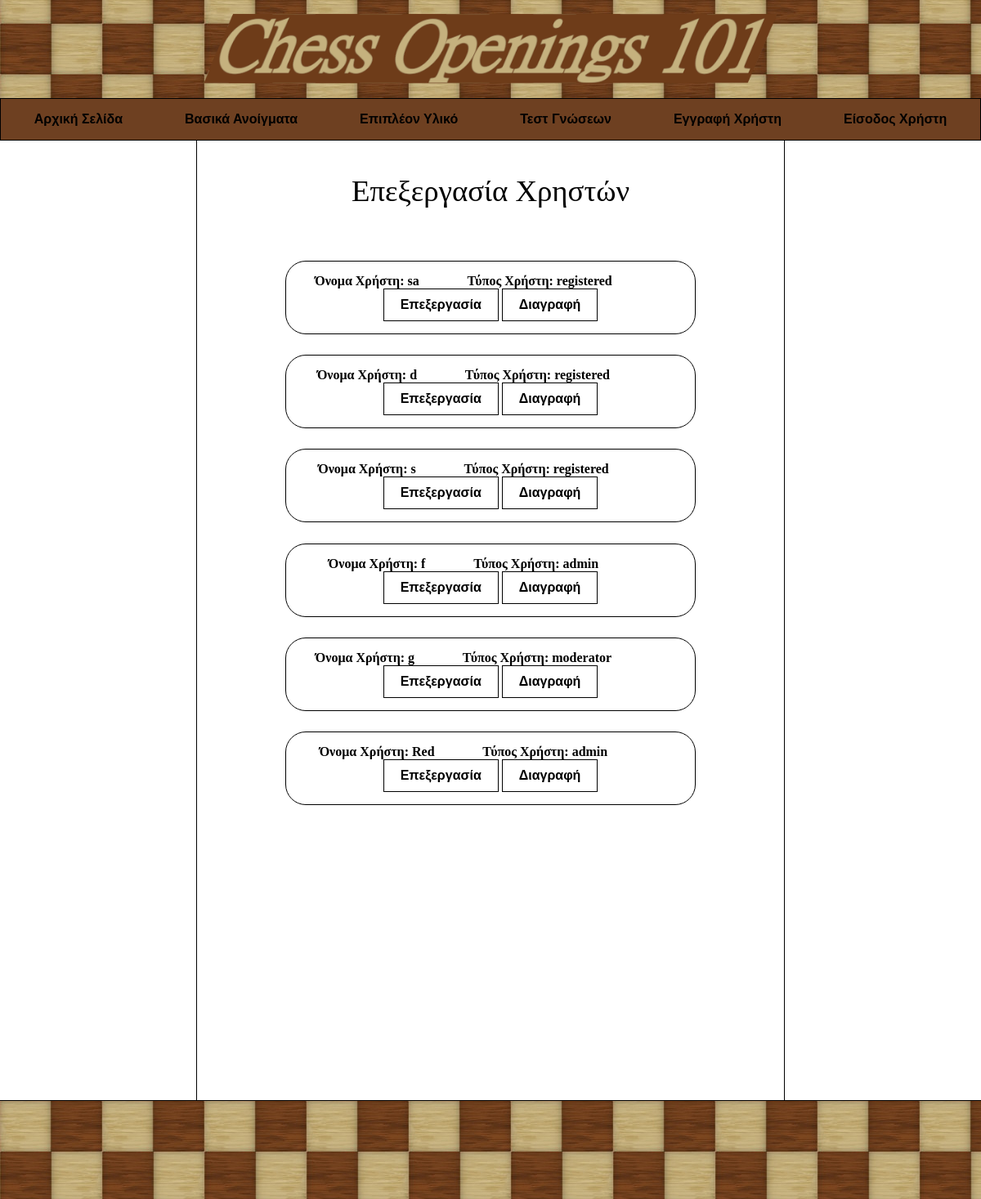
The page /chessopenings101/editusers.php on the database its author committed.
### tables this page shows
CREATE TABLE `user` (
  `id` int(11) NOT NULL,
  `username` text NOT NULL,
  `password` text NOT NULL,
  `email` text NOT NULL,
  `fname` text NOT NULL,
  `lname` text NOT NULL,
  `bday` date NOT NULL,
  `gender` text NOT NULL,
  `pfp` longblob NOT NULL,
  `type` text NOT NULL
);

### chessopenings101/editusers.php (the view, shortened to what this page needs)
<html>
	<head>
	<link rel="stylesheet" type="text/css"
		href="styles/main.css"/>
        <?php
        $db_host        = 'localhost';
		$db_user        = 'admin';
		$db_pass        = 'admin';
		$db_database    = 'chessopenings101';
        if($con = mysqli_connect($db_host,$db_user,$db_pass,$db_database))
        {
            $sql = "SELECT username, type FROM user;";
			$sql_result=mysqli_query($con,$sql);
			$arr = mysqli_fetch_all($sql_result);
        }
        else
        {
            echo "<script>alert(\"Error connecting to Database\");</script>";
        }
        ?>
	</head>
	<body>
		<div class="container">
			<header>
			</header>
			<nav>
				<div class="button-container">
					<form action="index.php" method="POST">
						<div>
							<button class="btn"><b>Αρχική Σελίδα</b></button>
						</div>
					</form>
					<form action="basics.php" method="POST">
						<div>
							<button class="btn"><b>Βασικά Ανοίγματα</b></button>
						</div>
					</form>
					<form action="more.php" method="POST">
						<div>
							<button class="btn"><b>Επιπλέον Υλικό</b></button>
						</div>
					</form>
					<?php if(!isset($_SESSION['user'])){ ?>
					<form action="quiz.php" method="POST">
						<div>
							<button class="btn"><b>Τεστ Γνώσεων</b></button>
						</div>
					</form>
					<?php } ?>
					<form action="sign-up.php" method="POST">
						<div>
						<?php if(!isset($_SESSION['user'])){ ?>
							<button class="btn"><b>Εγγραφή Χρήστη</b></button>
						<?php }
						else{ ?>
						<?php } ?>
						</div>
					</form>
					<form action="login.php" method="POST">
						<div>
							<?php if(!isset($_SESSION['user'])){ ?>
								<button class="btn"><b>Είσοδος Χρήστη</b></button>
							<?php }
							else{ ?>
							<?php } ?>
						</div>
					</form>
				</div>
			</nav>
			<main style="width: 100%; padding-left:15%; padding-right:15%;">
                <div align="center" style="font-size:230%; margin-top: 5vh; margin-bottom: 8vh;">
                        Επεξεργασία Χρηστών
                </div>
				<div style = "margin-bottom: 40%;">
                <?php
                        for($i = 0 ; $i < sizeof($arr) ; $i++)
                        {
                            echo "<div style=\"
                            margin-top:5%;
                            margin-bottom: 5%;
                            padding-bottom:3%;
                            padding-top:3%;
                            padding-left: 1ex;
                            padding-right: 1ex;
                            border-style: solid;
                            border-width: 1px;
                            border-radius: 25px;
                            text-align:center;
                            \"><b style=\"padding-left: 1ex;padding-right: 4ex;\">Όνομα Χρήστη: ".$arr[$i][0]."</b><b style=\"
                            padding-left: 4ex;padding-right: 10ex;\">Τύπος Χρήστη: ".$arr[$i][1]."</b>
							<button class=\"btn2\" id = \"".$arr[$i][0]."edit\" onclick=\"edituser('".$arr[$i][0]."')\"><b>Επεξεργασία</b></button>
							<button class=\"btn2\" id = \"".$arr[$i][0]."del\" onclick=\"deleteuser('".$arr[$i][0]."')\"><b>Διαγραφή</b></button></div>";
                        }
                    ?>
				</div>
			</main>
			<footer>
			</footer>
		</div>
	</body>
</html>

### chessopenings101/styles/main.css (style rules this page uses)
header { grid-area: h; background-image: url("../media/header/bg2.png"), url("../media/header/bg.jpg"); background-repeat: no-repeat, repeat; background-position: center, left; max-width: 100%; max-height: auto; box-sizing: border-box; margin: 0px; padding-top: 5%; padding-bottom: 5%; background-color: #6e4021; }
nav { grid-area: n; background-color: #6e4021; text-align: center; max-width: 100%; margin: 0px; border-style: solid; border-width: 1px; padding: 15px, 0px, 15px, 0px; box-sizing: border-box; width: 100%; }
main { grid-area: m; border-style: none solid none solid; border-width: 1px; padding-bottom: 20vh; box-sizing: border-box; margin: auto; }
footer { grid-area: f; background-image: url("../media/footer/bg.jpg"); max-width: 100%; max-height: auto; box-sizing: border-box; padding-top: 5%; padding-bottom: 5%; border-style: solid none none none; border-color: black; border-width: 1px; }
@media screen and (min-width:601px) { .container { max-width: 100%; display: grid; grid-template-columns: repeat(10, 1fr); margin: 0 auto; grid-template-areas: "h h h h h h h h h h" "n n n n n n n n n n" ". m m m m m m m m ." ". m m m m m m m m ." ". m m m m m m m m ." ". m m m m m m m m ." ". a a a a a a a a ." "f f f f f f f f f f"; } }
@media screen and (min-width:601px) { header { padding-top: 10%; padding-bottom: 10%; background-size: 500px, 150px; } }
@media screen and (min-width:601px) { footer { padding-top: 10%; padding-bottom: 10%; background-size: 150px; } }
@media screen and (min-width:601px) { .button-container form, .button-container form div { display: inline; } }
@media screen and (min-width:601px) { .button-container button { display: inline; vertical-align: middle; } }
@media screen and (min-width:601px) { .btn { border: none; background-color: inherit; padding: 2vh 3vw; font-size: 1em; cursor: pointer; margin:auto; } }
@media screen and (min-width:962px) { .container { max-width: 100%; display: grid; grid-template-columns: repeat(10, 1fr); margin: 0 auto; grid-template-areas: "h h h h h h h h h h" "n n n n n n n n n n" "a a m m m m m m . ." "a a m m m m m m . ." "a a m m m m m m . ." "a a m m m m m m . ." "f f f f f f f f f f"; } }
@media screen and (min-width:962px) { header { background-image: url("../media/header/bg2.png"), url("../media/header/bg.jpg"); background-repeat: no-repeat, repeat; background-position: center, left; background-size: 700px, auto; padding-top: 5%; padding-bottom: 5%; background-color: #6e4021; } }
@media screen and (min-width:962px) { footer { padding-top: 5%; padding-bottom: 5%; background-size: auto; } }
@media screen and (min-width:962px) { .button-container form, .button-container form div { display: inline; } }
@media screen and (min-width:962px) { .button-container button { display: inline; vertical-align: middle; } }
@media screen and (min-width:962px) { .btn { border: none; background-color: inherit; padding: 2vh 3vw; font-size: 1em; cursor: pointer; margin:auto; } }
body { margin: 0px; padding: 0px; }
*, html { margin: 0px; padding: 0px; }

### chessopenings101/editusers.php (style rules this page uses)
.btn2 { border: 1px; border-style: solid; background-color: inherit; padding: 10px 20px; font-size: 100%; cursor: pointer; margin:auto; }

### rows shown on the page
user: username "sa", type "registered"
user: username "d", type "registered"
user: username "s", type "registered"
user: username "f", type "admin"
user: username "g", type "moderator"
user: username "Red", type "admin"
